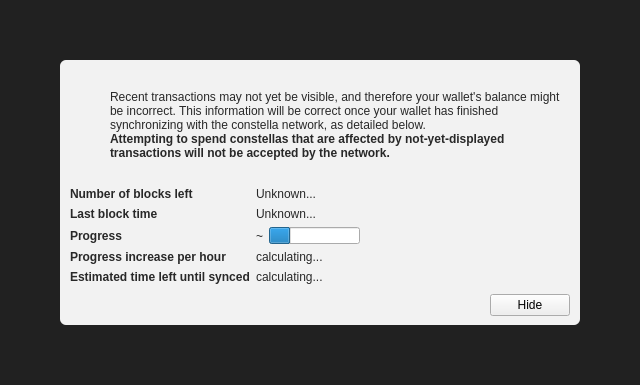
<?xml version="1.0" encoding="UTF-8"?>
<ui version="4.0">
 <class>ModalOverlay</class>
 <widget class="ModalOverlay" name="ModalOverlay">
  <property name="geometry">
   <rect>
    <x>0</x>
    <y>0</y>
    <width>640</width>
    <height>385</height>
   </rect>
  </property>
  <property name="windowTitle">
   <string>Form</string>
  </property>
  <layout class="QVBoxLayout" name="verticalLayout" stretch="0">
   <property name="sizeConstraint">
    <enum>QLayout::SetDefaultConstraint</enum>
   </property>
   <property name="leftMargin">
    <number>0</number>
   </property>
   <property name="topMargin">
    <number>0</number>
   </property>
   <property name="rightMargin">
    <number>0</number>
   </property>
   <property name="bottomMargin">
    <number>0</number>
   </property>
   <item>
    <widget class="QWidget" name="bgWidget" native="true">
     <property name="styleSheet">
      <string notr="true">#bgWidget { background: rgba(0,0,0,220); }</string>
     </property>
     <layout class="QVBoxLayout" name="verticalLayoutMain" stretch="1">
      <property name="leftMargin">
       <number>60</number>
      </property>
      <property name="topMargin">
       <number>60</number>
      </property>
      <property name="rightMargin">
       <number>60</number>
      </property>
      <property name="bottomMargin">
       <number>60</number>
      </property>
      <item>
       <widget class="QWidget" name="contentWidget" native="true">
        <property name="styleSheet">
         <string notr="true">#contentWidget { background: rgba(255,255,255,240); border-radius: 6px; }

QLabel { color: rgb(40,40,40);  }</string>
        </property>
        <layout class="QVBoxLayout" name="verticalLayoutSub" stretch="1,0,0,0">
         <property name="spacing">
          <number>0</number>
         </property>
         <property name="leftMargin">
          <number>10</number>
         </property>
         <property name="topMargin">
          <number>10</number>
         </property>
         <property name="rightMargin">
          <number>10</number>
         </property>
         <property name="bottomMargin">
          <number>10</number>
         </property>
         <item>
          <layout class="QHBoxLayout" name="horizontalLayoutIconText" stretch="0,1">
           <property name="topMargin">
            <number>20</number>
           </property>
           <item>
            <layout class="QVBoxLayout" name="verticalLayoutIcon">
             <property name="leftMargin">
              <number>0</number>
             </property>
             <item>
              <widget class="QPushButton" name="warningIcon">
               <property name="enabled">
                <bool>false</bool>
               </property>
               <property name="text">
                <string/>
               </property>
               <property name="icon">
                <iconset>
                 <normaloff>:/icons/warning</normaloff>
                 <disabledoff>:/icons/warning</disabledoff>:/icons/warning</iconset>
               </property>
               <property name="iconSize">
                <size>
                 <width>48</width>
                 <height>48</height>
                </size>
               </property>
               <property name="flat">
                <bool>true</bool>
               </property>
              </widget>
             </item>
             <item>
              <spacer name="verticalSpacerWarningIcon">
               <property name="orientation">
                <enum>Qt::Vertical</enum>
               </property>
               <property name="sizeHint" stdset="0">
                <size>
                 <width>20</width>
                 <height>40</height>
                </size>
               </property>
              </spacer>
             </item>
            </layout>
           </item>
           <item>
            <layout class="QVBoxLayout" name="verticalLayoutInfoText">
             <property name="leftMargin">
              <number>0</number>
             </property>
             <property name="topMargin">
              <number>0</number>
             </property>
             <item>
              <widget class="QLabel" name="infoText">
               <property name="text">
                <string>Recent transactions may not yet be visible, and therefore your wallet's balance might be incorrect. This information will be correct once your wallet has finished synchronizing with the constella network, as detailed below.</string>
               </property>
               <property name="textFormat">
                <enum>Qt::RichText</enum>
               </property>
               <property name="wordWrap">
                <bool>true</bool>
               </property>
              </widget>
             </item>
             <item>
              <widget class="QLabel" name="infoTextStrong">
               <property name="font">
                <font>
                 <weight>75</weight>
                 <bold>true</bold>
                </font>
               </property>
               <property name="text">
                <string>Attempting to spend constellas that are affected by not-yet-displayed transactions will not be accepted by the network.</string>
               </property>
               <property name="textFormat">
                <enum>Qt::RichText</enum>
               </property>
               <property name="wordWrap">
                <bool>true</bool>
               </property>
              </widget>
             </item>
             <item>
              <spacer name="verticalSpacerInTextSpace">
               <property name="orientation">
                <enum>Qt::Vertical</enum>
               </property>
               <property name="sizeHint" stdset="0">
                <size>
                 <width>20</width>
                 <height>40</height>
                </size>
               </property>
              </spacer>
             </item>
            </layout>
           </item>
          </layout>
         </item>
         <item>
          <spacer name="verticalSpacerAfterText">
           <property name="orientation">
            <enum>Qt::Vertical</enum>
           </property>
           <property name="sizeHint" stdset="0">
            <size>
             <width>20</width>
             <height>40</height>
            </size>
           </property>
          </spacer>
         </item>
         <item>
          <layout class="QFormLayout" name="formLayout">
           <property name="fieldGrowthPolicy">
            <enum>QFormLayout::FieldsStayAtSizeHint</enum>
           </property>
           <property name="horizontalSpacing">
            <number>6</number>
           </property>
           <property name="verticalSpacing">
            <number>6</number>
           </property>
           <property name="topMargin">
            <number>10</number>
           </property>
           <item row="0" column="0">
            <widget class="QLabel" name="labelNumberOfBlocksLeft">
             <property name="font">
              <font>
               <weight>75</weight>
               <bold>true</bold>
              </font>
             </property>
             <property name="text">
              <string>Number of blocks left</string>
             </property>
            </widget>
           </item>
           <item row="0" column="1">
            <widget class="QLabel" name="numberOfBlocksLeft">
             <property name="text">
              <string>Unknown...</string>
             </property>
            </widget>
           </item>
           <item row="1" column="0">
            <widget class="QLabel" name="labelLastBlockTime">
             <property name="font">
              <font>
               <weight>75</weight>
               <bold>true</bold>
              </font>
             </property>
             <property name="text">
              <string>Last block time</string>
             </property>
            </widget>
           </item>
           <item row="1" column="1">
            <widget class="QLabel" name="newestBlockDate">
             <property name="sizePolicy">
              <sizepolicy hsizetype="Maximum" vsizetype="Preferred">
               <horstretch>0</horstretch>
               <verstretch>0</verstretch>
              </sizepolicy>
             </property>
             <property name="text">
              <string>Unknown...</string>
             </property>
            </widget>
           </item>
           <item row="2" column="0">
            <widget class="QLabel" name="labelSyncDone">
             <property name="font">
              <font>
               <weight>75</weight>
               <bold>true</bold>
              </font>
             </property>
             <property name="text">
              <string>Progress</string>
             </property>
            </widget>
           </item>
           <item row="2" column="1">
            <layout class="QHBoxLayout" name="horizontalLayoutSync" stretch="0,1">
             <item>
              <widget class="QLabel" name="percentageProgress">
               <property name="text">
                <string notr="true">~</string>
               </property>
              </widget>
             </item>
             <item>
              <widget class="QProgressBar" name="progressBar">
               <property name="value">
                <number>24</number>
               </property>
               <property name="format">
                <string/>
               </property>
              </widget>
             </item>
            </layout>
           </item>
           <item row="4" column="0">
            <widget class="QLabel" name="labelProgressIncrease">
             <property name="font">
              <font>
               <weight>75</weight>
               <bold>true</bold>
              </font>
             </property>
             <property name="text">
              <string>Progress increase per hour</string>
             </property>
            </widget>
           </item>
           <item row="4" column="1">
            <widget class="QLabel" name="progressIncreasePerH">
             <property name="text">
              <string>calculating...</string>
             </property>
            </widget>
           </item>
           <item row="5" column="0">
            <widget class="QLabel" name="labelEstimatedTimeLeft">
             <property name="font">
              <font>
               <weight>75</weight>
               <bold>true</bold>
              </font>
             </property>
             <property name="text">
              <string>Estimated time left until synced</string>
             </property>
            </widget>
           </item>
           <item row="5" column="1">
            <widget class="QLabel" name="expectedTimeLeft">
             <property name="text">
              <string>calculating...</string>
             </property>
            </widget>
           </item>
          </layout>
         </item>
         <item>
          <layout class="QHBoxLayout" name="horizontalLayoutButtons">
           <property name="leftMargin">
            <number>10</number>
           </property>
           <property name="topMargin">
            <number>10</number>
           </property>
           <item>
            <spacer name="horizontalSpacer">
             <property name="orientation">
              <enum>Qt::Horizontal</enum>
             </property>
             <property name="sizeHint" stdset="0">
              <size>
               <width>40</width>
               <height>20</height>
              </size>
             </property>
            </spacer>
           </item>
           <item>
            <widget class="QPushButton" name="closeButton">
             <property name="text">
              <string>Hide</string>
             </property>
            </widget>
           </item>
          </layout>
         </item>
        </layout>
       </widget>
      </item>
     </layout>
    </widget>
   </item>
  </layout>
 </widget>
 <customwidgets>
  <customwidget>
   <class>ModalOverlay</class>
   <extends>QWidget</extends>
   <header>modaloverlay.h</header>
   <container>1</container>
  </customwidget>
 </customwidgets>
 <resources/>
 <connections/>
</ui>
